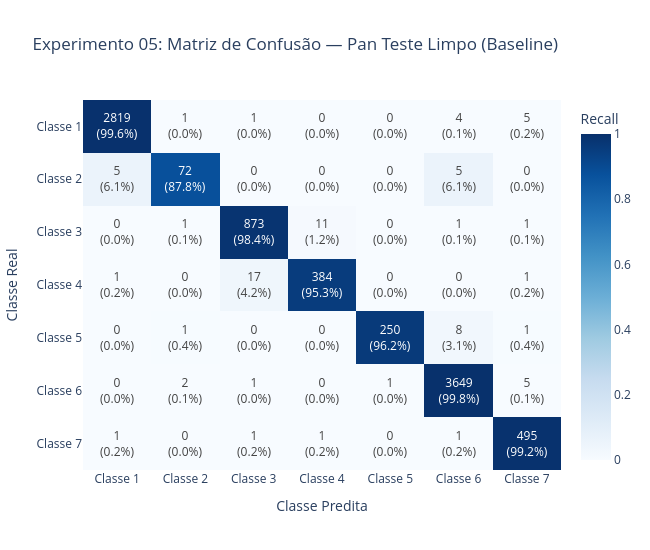

Here is the notebook cell this chart was saved with:
### Code cell
# 5. Avaliação Baseline Limpa (Conjunto de Teste Pan Holdout 15%)
probs_teste_limpo = modelo.predict(X_teste_limpo_s, verbose=0)
y_pred_teste_limpo = np.argmax(probs_teste_limpo, axis=1)

relatorio_limpo = classification_report(
    y_ref[idx_teste], y_pred_teste_limpo,
    target_names=NOMES_CLASSES,
    output_dict=True
)
print("=== RELATÓRIO BASELINE: PAN TESTE 15% ===")
print(classification_report(y_ref[idx_teste], y_pred_teste_limpo, target_names=NOMES_CLASSES))

fig_cm_limpo = plotar_matriz_confusao(
    y_ref[idx_teste], y_pred_teste_limpo,
    "Experimento 05: Matriz de Confusão — Pan Teste Limpo (Baseline)"
)
fig_cm_limpo.show()

### Figure 1 — Plotly figure (JSON) as saved in the notebook; plotly's stock layout.template omitted (floating-point values rounded to 4 significant figures)
{"data": [{"colorbar": {"title": {"text": "Recall"}}, "colorscale": [[0.0, "rgb(247,251,255)"], [0.125, "rgb(222,235,247)"], [0.25, "rgb(198,219,239)"], [0.375, "rgb(158,202,225)"], [0.5, "rgb(107,174,214)"], [0.625, "rgb(66,146,198)"], [0.75, "rgb(33,113,181)"], [0.875, "rgb(8,81,156)"], [1.0, "rgb(8,48,107)"]], "text": [["2819<br>(99.6%)", "1<br>(0.0%)", "1<br>(0.0%)", "0<br>(0.0%)", "0<br>(0.0%)", "4<br>(0.1%)", "5<br>(0.2%)"], ["5<br>(6.1%)", "72<br>(87.8%)", "0<br>(0.0%)", "0<br>(0.0%)", "0<br>(0.0%)", "5<br>(6.1%)", "0<br>(0.0%)"], ["0<br>(0.0%)", "1<br>(0.1%)", "873<br>(98.4%)", "11<br>(1.2%)", "0<br>(0.0%)", "1<br>(0.1%)", "1<br>(0.1%)"], ["1<br>(0.2%)", "0<br>(0.0%)", "17<br>(4.2%)", "384<br>(95.3%)", "0<br>(0.0%)", "0<br>(0.0%)", "1<br>(0.2%)"], ["0<br>(0.0%)", "1<br>(0.4%)", "0<br>(0.0%)", "0<br>(0.0%)", "250<br>(96.2%)", "8<br>(3.1%)", "1<br>(0.4%)"], ["0<br>(0.0%)", "2<br>(0.1%)", "1<br>(0.0%)", "0<br>(0.0%)", "1<br>(0.0%)", "3649<br>(99.8%)", "5<br>(0.1%)"], ["1<br>(0.2%)", "0<br>(0.0%)", "1<br>(0.2%)", "1<br>(0.2%)", "0<br>(0.0%)", "1<br>(0.2%)", "495<br>(99.2%)"]], "texttemplate": "%{text}", "type": "heatmap", "x": ["Classe 1", "Classe 2", "Classe 3", "Classe 4", "Classe 5", "Classe 6", "Classe 7"], "y": ["Classe 1", "Classe 2", "Classe 3", "Classe 4", "Classe 5", "Classe 6", "Classe 7"], "z": [[0.9961, 0.0003534, 0.0003534, 0.0, 0.0, 0.001413, 0.001767], [0.06098, 0.878, 0.0, 0.0, 0.0, 0.06098, 0.0], [0.0, 0.001127, 0.9842, 0.0124, 0.0, 0.001127, 0.001127], [0.002481, 0.0, 0.04218, 0.9529, 0.0, 0.0, 0.002481], [0.0, 0.003846, 0.0, 0.0, 0.9615, 0.03077, 0.003846], [0.0, 0.0005467, 0.0002734, 0.0, 0.0002734, 0.9975, 0.001367], [0.002004, 0.0, 0.002004, 0.002004, 0.0, 0.002004, 0.992]], "zmax": 1, "zmin": 0}], "layout": {"height": 550, "title": {"text": "Experimento 05: Matriz de Confusão — Pan Teste Limpo (Baseline)"}, "width": 650, "xaxis": {"title": {"text": "Classe Predita"}}, "yaxis": {"autorange": "reversed", "title": {"text": "Classe Real"}}}}
